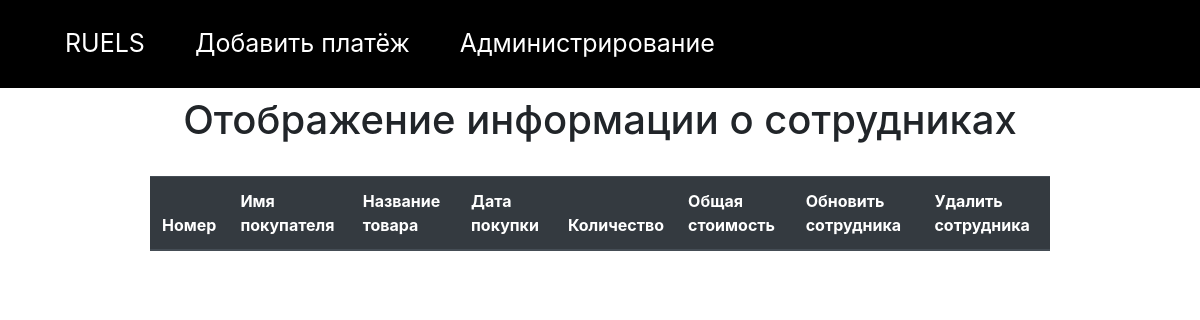
/payment/, run on an earlier commit of the app's database.
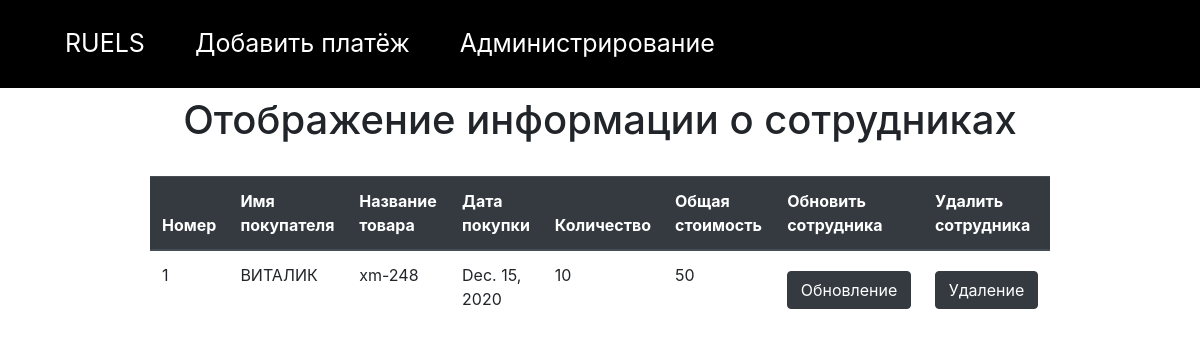
And on a later commit of the database.
### payments/models.py (models this page shows)
class Payment(models.Model):
    customers_id = models.ForeignKey('customers.Customer', on_delete=models.CASCADE)
    products_id = models.ForeignKey('products.Product', on_delete=models.CASCADE)
    payment_Date = models.DateField(max_length=50)
    amount = models.CharField(max_length=50)

### customers/models.py (models this page shows)
class Customer(models.Model):
    employees_id = models.ForeignKey('employees.Employee', on_delete=models.CASCADE)
    products_id = models.ForeignKey('products.Product', on_delete=models.CASCADE)
    first_name = models.CharField(max_length = 50)
    second_name = models.CharField(max_length = 50)
    email = models.EmailField(blank = True)
    phone = models.CharField(max_length = 15)
    location = models.CharField(max_length = 50)
    postal_Code = models.CharField(max_length = 40)
    def __str__(self):
        return self.first_name

### products/models.py (models this page shows)
class Product(models.Model):
    product_name = models.CharField(max_length = 50)
    product_company = models.CharField(max_length = 50)
    price = models.CharField(max_length = 40)
    rating = models.CharField(max_length = 50)
    def __str__(self):
        return self.product_name

### payments/views.py (the view)
# urls.py: path('', views.index_payment, name='index-payment'),
def index_payment(request):
    print(Payment.objects.select_related('products_id').query)
    payments = Payment.objects.select_related('products_id').annotate(all_cost=F('products_id_id__price')*F('amount'))
    return render(request, 'payments/payments.html', {'payments': payments})

### payments/templates/payments/payments.html (shortened to what this page needs)
<!DOCTYPE html>
{% load static %}
<html>
<head>
     <link rel="stylesheet" href="{% static "css/customer.css" %}" />
     <link rel="stylesheet" href="https://stackpath.bootstrapcdn.com/bootstrap/4.3.1/css/bootstrap.min.css">
<body>
<header>
    <nav class="default-nav">
      <ul>
          <li> <a href= "{% url 'general' %}" style="color:white">RUELS</a></li>
          <li> <a href= "{% url 'upload-payment' %}" style="color:white">Добавить платёж</a> </li>
        <li> <a href="{% url 'admin:index' %}" style="color:white">Администрирование</a> </li>
      </ul>
    </nav>
  </header>
{% block content %}
<h1 class="mt-2" align="center">Отображение информации о сотрудниках</h1>
<div class="d-flex justify-content-center mt-2">
 <table class="table w-75 mt-4">
       <thead class="thead-dark">
      <tr>
       <th scope="col">Номер</th>
       <th scope="col">Имя покупателя</th>
       <th scope="col">Название товара</th>
       <th scope="col">Дата покупки</th>
       <th scope="col">Количество</th>
       <th scope="col">Общая стоимость</th>
       <th scope="col">Обновить сотрудника</th>
       <th scope="col">Удалить сотрудника</th>
    </tr>
      </thead>
     {% for payment in payments %}
      <tr>
      <td>{{payment.id}}</td>
      <td>{{payment.customers_id}}</td>
      <td>{{payment.products_id}}</td>
      <td>{{payment.payment_Date}}</td>
      <td>{{payment.amount}}</td>
      <td>{{payment.all_cost}}</td>
      <td><a href="update/{{payment.id}}" class="btn btn-dark mt-2 w-100" id = '{{payment.id}}'>Обновление</a></td>
      <td><a href="delete/{{payment.id}}" class="btn btn-dark mt-2 w-100" id = '{{payment.id}}'>Удаление</a></td>
      {% endfor %}
      </tr>
 </table>
</div>
{% endblock %}
</body>
</html>

What changed in the data, as far as the page shows it:
now on this page (row edited): Payment: id "1", customers_id "ВИТАЛИК", products_id "xm-248", payment_Date "Dec. 15, 2020", amount "10", all_cost "50"
